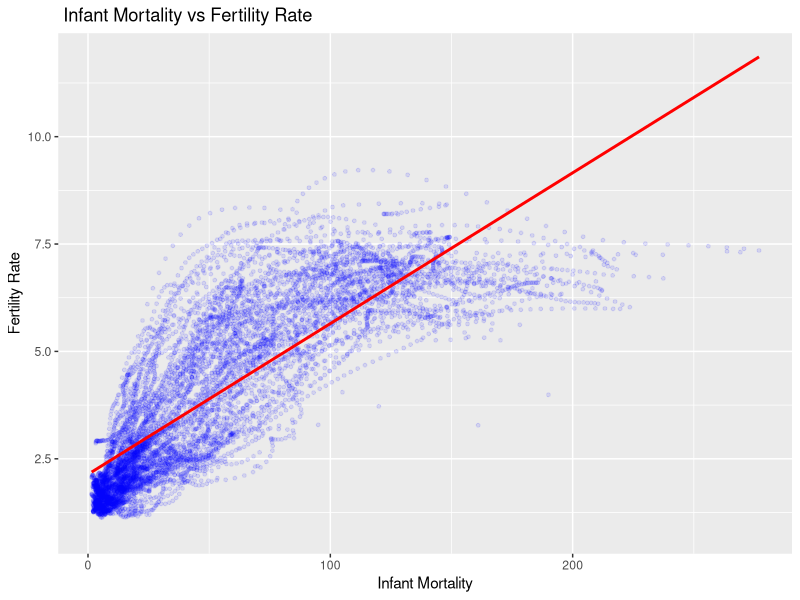

This chart was generated by the following R code:
## ---- chunk 1
knitr::opts_chunk$set(echo = TRUE)

## ---- chunk 2
library(tidyverse)
library(knitr)
library(dslabs)
data("gapminder")
## ---- chunk 3
str(gapminder)
## ---- chunk 4
gapminder_long <- gapminder %>% 
  pivot_longer(c("infant_mortality", "life_expectancy", "fertility", "population", "gdp"), names_to = "variable")
gapminder_long %>% head() %>% kable()
## ---- chunk 5
gapminder_long <- gapminder_long %>% 
  unite(cont_region, continent, region)
gapminder_long %>% head() %>% kable()
## ---- chunk 6
gapminder_long <- gapminder_long %>% 
  separate(cont_region, into=c("continent", "region"), sep="_")
gapminder_long %>% head() %>% kable()
## ---- chunk 7
library(ggplot2)
ggplot(gapminder, aes(infant_mortality, fertility)) +
  geom_point(alpha= 1/10, color= "blue", size= 1, na.rm= TRUE) +
  xlab(label = "Infant Mortality")+
  ylab(label= "Fertility Rate") +
  ggtitle(label= " Infant Mortality vs Fertility Rate") +
  geom_smooth(method= "lm", se= FALSE, color=" red")
## ---- chunk 8
res <-cor.test(gapminder$infant_mortality, gapminder$fertility, method= "pearson")
res$estimate
